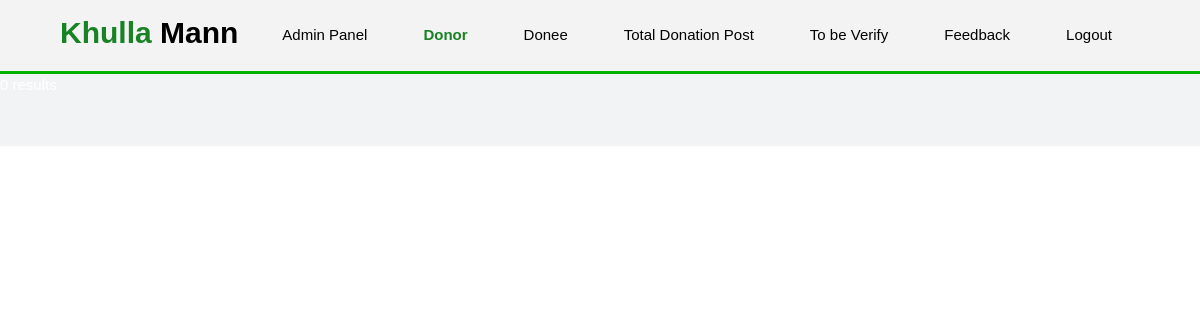
The app's page /admin/Donorinfo.php, older data.
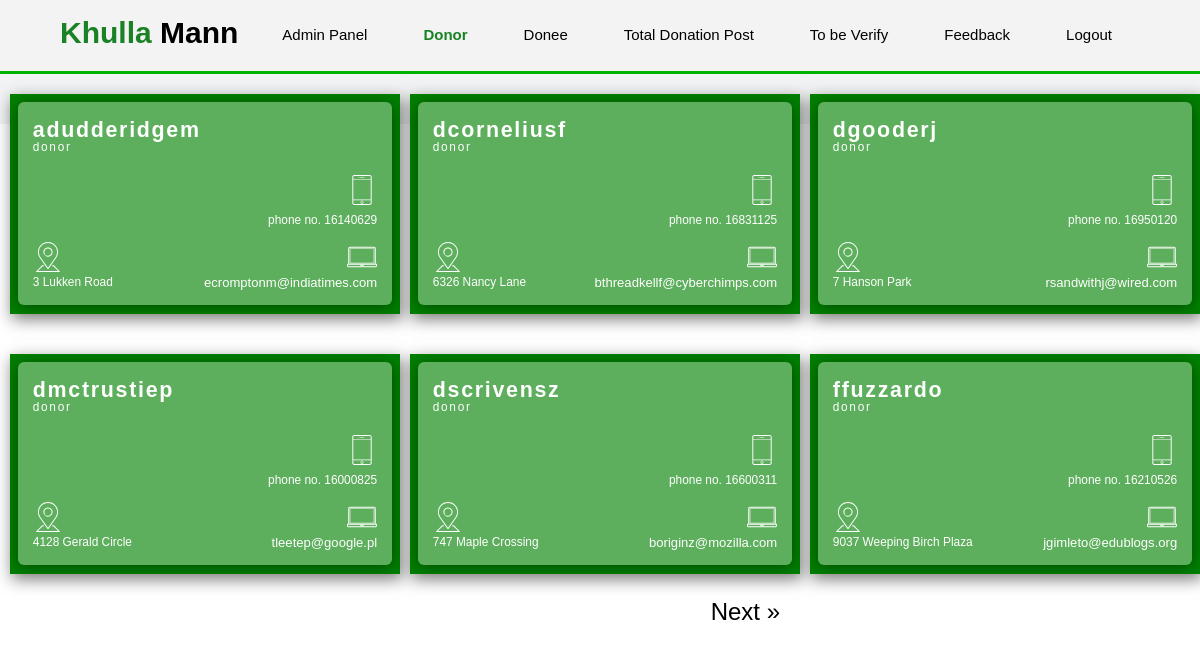
The same page, newer data.
### tables this page shows
CREATE TABLE `userprofile` (
  `user_id` int(11) NOT NULL,
  `profile_pic` text NOT NULL,
  `username` text NOT NULL,
  `email` text NOT NULL,
  `password` text NOT NULL,
  `address` text NOT NULL,
  `contact_no` bigint(20) NOT NULL,
  `create_date` date NOT NULL,
  `create_time` time NOT NULL,
  `role` char(5) NOT NULL,
  `flag` tinyint(1) NOT NULL
);

### admin/Donorinfo.php (the view, shortened to what this page needs)
<!DOCTYPE html>
<html>
<head>
    <link rel="stylesheet" type="text/css" href="../src/css/NavigationBar.css">
    <link rel="stylesheet" type="text/css" href="../src/css/Cards.css">
</head>
<body>
    <header>
  <div class="container">
      <div id="branding">
          <h1><a href="AdminPanel.php"><span class="highlight">Khulla</span> Mann </a></h1>
      </div>
    <div class="navbar">
        <a href="AdminPanel.php">Admin Panel</a>
        <a href="Donorinfo.php" class="current">Donor</a>
        <a href="Doneeinfo.php">Donee</a>
        <a href="DonationPost.php">Total Donation Post</a>
        <a href="DoneeVerifying.php">To be Verify</a>
        <a href="Feedback.php">Feedback</a>
        <a href="../Logout.php">Logout</a>
    </div>
  </div>
</header>
    <?php
include '../src/db/connection.php';
$perpage = 6;
if(isset($_GET['id'])){
    $start = $_GET['id'];
}else{
    $start = 0;
}
$count= mysqli_query($conn,"SELECT COUNT(user_id) FROM userprofile Where role='Donor' AND flag='1'");
$rows = mysqli_fetch_array($count);
$TotalRec=$rows['COUNT(user_id)'];
$sql = "SELECT * FROM userprofile Where role='Donor'order by username LIMIT $start, $perpage";
$result = $conn->query($sql);
if ($TotalRec > 0) {
 while($row = $result->fetch_assoc()) {
    ?>
<div class="front-side" style="float: left; margin-left: 10px;">
        <div class="color-grid">
        </div>
        <div class="info-grid">
            <div class="name">
                <br><br><br><br><br><br><br><br><br><br><br><br><br><br><br><br><br><br><br><br><br><br><br><br><br><br><br><br>
                <h2><?php echo $row['username']; ?></h2>
                <br><br><br><br><br><br>
                <h5><?php echo $row['role']; ?></h5>
            </div>
            <div class="addr">
                <p><?php echo $row['address']; ?>
                </p>
            </div>
            <div class="phoneNo">
                <p> phone no. <?php echo $row['contact_no']; ?></p> <br><br>
            </div>
            <div class="emailId">
                <p class="email"><?php echo $row['email']; ?></p>
            </div>
        </div>
    </div>
    <?php
    }
} else {
    echo "0 results";
}
echo "<div class='change'>";
if($start < $TotalRec-3){
    echo "<a href=Donorinfo.php?id=". ($start + 3) ." id='next'>Next &raquo;</a>";
}
echo"</div>";
?>
</body>
</html>

### src/css/NavigationBar.css (style rules this page uses)
* { margin: 0px; padding: 0px; box-sizing: border-box; }
body { font-family: Arial, Helvetica, sans-serif; font-size: 15px; line-height: 1.5; background-color: #F2F3F4 ; }
header { background:#f3f3f3; color: black; min-height: 60px; border-bottom: #00b300 3px solid; z-index: 1; }
.container { width: 90%; margin: auto; overflow: hidden; }
#branding { padding-top: 10px; float: left; }
#branding h1 { margin:0; }
#branding a { text-decoration: none; color: black; }
header .highlight,.navbar a.current { color: #188224; font-weight: bold; }
.navbar { display: flex; justify-content: flex-end; }
.navbar a { color: black; text-align: center; text-decoration: none; padding: 24px 28px; }

### src/css/Cards.css (style rules this page uses)
html { font-size: 17px; color: rgb(255, 255, 255); font-family: 'Heebo', sans-serif; background-color: #ffffff; }
.front-side, .back-side { width: 390px; height: 220px; display: grid; grid-template-columns: 2% 96% 2%; grid-template-rows: 4% 92% 4%; position: relative; margin: 20px auto; overflow: hidden; box-shadow: 2px 5px 15px 0px #17161694; background-color: green; }
.info-grid { grid-column: 2/3; grid-row: 2/3; z-index: 2; width: 100%; height: 100%; background-color: rgba(255, 255, 255, 0.363); box-shadow: 0px 2px 15px rgba(0, 0, 0, 0.432); border-radius: 6px; font-size: 0.7rem; display: grid; grid-template-columns: 15px repeat(3, 1fr) 15px; grid-template-rows: repeat(3, 1fr); line-height: 1px; }
.info-grid .name { grid-column: 2 / span 2; grid-row: 1 / span 1; font-size: 1.2em; letter-spacing: .1rem; margin-top: 0px; }
.info-grid .name h5 { font-weight: unset; margin-top: 10px; }
.info-grid .addr { grid-column: 2 / span 2; grid-row: 3; margin-top: 5px; }
.info-grid .addr p { font-weight: unset; margin-top: 10px; }
.info-grid .phoneNo { grid-column: 3 / span 2; grid-row: 2; text-align: end; margin-top: 5px; }
.info-grid .phoneNo p { font-weight: unset; margin-top: 15px; }
.info-grid .emailId { grid-column: 3 / span 2; grid-row: 3; text-align: end; font-size: 1.1em; margin-top: 5px; }
.info-grid .emailId p { font-weight: unset; margin-top: 10px; }

### admin/Donorinfo.php (style rules this page uses)
.change { margin:0px 35%; width: 30%; height: 50px; border: 2px; font-size: 24px; align-self :center; }
.change a { color: black; text-decoration: none; }
.change #next { float: right; }

Row changes from the older to the newer data that the page shows:
added userprofile: username "adudderidgem", role "donor", address "3 Lukken Road", contact_no "16140629", email "ecromptonm@indiatimes.com"
added userprofile: username "dcorneliusf", role "donor", address "6326 Nancy Lane", contact_no "16831125", email "bthreadkellf@cyberchimps.com"
added userprofile: username "dgooderj", role "donor", address "7 Hanson Park", contact_no "16950120", email "rsandwithj@wired.com"
added userprofile: username "dmctrustiep", role "donor", address "4128 Gerald Circle", contact_no "16000825", email "tleetep@google.pl"
added userprofile: username "dscrivensz", role "donor", address "747 Maple Crossing", contact_no "16600311", email "boriginz@mozilla.com"
added userprofile: username "ffuzzardo", role "donor", address "9037 Weeping Birch Plaza", contact_no "16210526", email "jgimleto@edublogs.org"
Text that changed along with them:
text now shown: "Next »"
